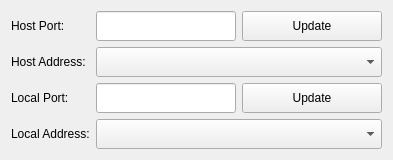
            <widget class="QWidget" name="page_5">
             <layout class="QVBoxLayout" name="verticalLayout_4">
              <item>
               <layout class="QGridLayout" name="gridLayout_5">
                <item row="0" column="2">
                 <widget class="QPushButton" name="btn_host_update">
                  <property name="sizePolicy">
                   <sizepolicy hsizetype="MinimumExpanding" vsizetype="Maximum">
                    <horstretch>30</horstretch>
                    <verstretch>0</verstretch>
                   </sizepolicy>
                  </property>
                  <property name="minimumSize">
                   <size>
                    <width>0</width>
                    <height>30</height>
                   </size>
                  </property>
                  <property name="maximumSize">
                   <size>
                    <width>150</width>
                    <height>30</height>
                   </size>
                  </property>
                  <property name="text">
                   <string>Update</string>
                  </property>
                 </widget>
                </item>
                <item row="0" column="1">
                 <widget class="QLineEdit" name="txt_host_port">
                  <property name="sizePolicy">
                   <sizepolicy hsizetype="MinimumExpanding" vsizetype="Maximum">
                    <horstretch>30</horstretch>
                    <verstretch>0</verstretch>
                   </sizepolicy>
                  </property>
                  <property name="minimumSize">
                   <size>
                    <width>50</width>
                    <height>30</height>
                   </size>
                  </property>
                  <property name="maximumSize">
                   <size>
                    <width>10000</width>
                    <height>30</height>
                   </size>
                  </property>
                  <property name="inputMask">
                   <string notr="true"/>
                  </property>
                  <property name="text">
                   <string notr="true"/>
                  </property>
                  <property name="maxLength">
                   <number>10</number>
                  </property>
                 </widget>
                </item>
                <item row="1" column="0">
                 <widget class="QLabel" name="textBrowser_16">
                  <property name="sizePolicy">
                   <sizepolicy hsizetype="Fixed" vsizetype="Maximum">
                    <horstretch>0</horstretch>
                    <verstretch>0</verstretch>
                   </sizepolicy>
                  </property>
                  <property name="minimumSize">
                   <size>
                    <width>0</width>
                    <height>30</height>
                   </size>
                  </property>
                  <property name="maximumSize">
                   <size>
                    <width>10000</width>
                    <height>30</height>
                   </size>
                  </property>
                  <property name="text">
                   <string>Host Address:</string>
                  </property>
                 </widget>
                </item>
                <item row="2" column="0">
                 <widget class="QLabel" name="textBrowser_18">
                  <property name="sizePolicy">
                   <sizepolicy hsizetype="Fixed" vsizetype="Maximum">
                    <horstretch>0</horstretch>
                    <verstretch>0</verstretch>
                   </sizepolicy>
                  </property>
                  <property name="minimumSize">
                   <size>
                    <width>0</width>
                    <height>30</height>
                   </size>
                  </property>
                  <property name="maximumSize">
                   <size>
                    <width>10000</width>
                    <height>30</height>
                   </size>
                  </property>
                  <property name="text">
                   <string>Local Port:</string>
                  </property>
                 </widget>
                </item>
                <item row="0" column="0">
                 <widget class="QLabel" name="textBrowser_15">
                  <property name="sizePolicy">
                   <sizepolicy hsizetype="Fixed" vsizetype="Maximum">
                    <horstretch>0</horstretch>
                    <verstretch>0</verstretch>
                   </sizepolicy>
                  </property>
                  <property name="minimumSize">
                   <size>
                    <width>0</width>
                    <height>30</height>
                   </size>
                  </property>
                  <property name="maximumSize">
                   <size>
                    <width>10000</width>
                    <height>30</height>
                   </size>
                  </property>
                  <property name="text">
                   <string>Host Port:</string>
                  </property>
                 </widget>
                </item>
                <item row="3" column="0">
                 <widget class="QLabel" name="textBrowser_19">
                  <property name="sizePolicy">
                   <sizepolicy hsizetype="Fixed" vsizetype="Maximum">
                    <horstretch>0</horstretch>
                    <verstretch>0</verstretch>
                   </sizepolicy>
                  </property>
                  <property name="minimumSize">
                   <size>
                    <width>0</width>
                    <height>30</height>
                   </size>
                  </property>
                  <property name="maximumSize">
                   <size>
                    <width>10000</width>
                    <height>30</height>
                   </size>
                  </property>
                  <property name="text">
                   <string>Local Address:</string>
                  </property>
                 </widget>
                </item>
                <item row="2" column="1">
                 <widget class="QLineEdit" name="txt_local_port">
                  <property name="sizePolicy">
                   <sizepolicy hsizetype="MinimumExpanding" vsizetype="Maximum">
                    <horstretch>30</horstretch>
                    <verstretch>0</verstretch>
                   </sizepolicy>
                  </property>
                  <property name="minimumSize">
                   <size>
                    <width>50</width>
                    <height>30</height>
                   </size>
                  </property>
                  <property name="maximumSize">
                   <size>
                    <width>10000</width>
                    <height>30</height>
                   </size>
                  </property>
                  <property name="inputMask">
                   <string notr="true"/>
                  </property>
                  <property name="text">
                   <string notr="true"/>
                  </property>
                  <property name="maxLength">
                   <number>10</number>
                  </property>
                 </widget>
                </item>
                <item row="2" column="2">
                 <widget class="QPushButton" name="btn_local_update">
                  <property name="sizePolicy">
                   <sizepolicy hsizetype="MinimumExpanding" vsizetype="Maximum">
                    <horstretch>30</horstretch>
                    <verstretch>0</verstretch>
                   </sizepolicy>
                  </property>
                  <property name="minimumSize">
                   <size>
                    <width>0</width>
                    <height>30</height>
                   </size>
                  </property>
                  <property name="maximumSize">
                   <size>
                    <width>150</width>
                    <height>30</height>
                   </size>
                  </property>
                  <property name="text">
                   <string>Update</string>
                  </property>
                 </widget>
                </item>
                <item row="1" column="1" colspan="2">
                 <widget class="QComboBox" name="cmbx_host_address">
                  <property name="sizePolicy">
                   <sizepolicy hsizetype="MinimumExpanding" vsizetype="Maximum">
                    <horstretch>30</horstretch>
                    <verstretch>0</verstretch>
                   </sizepolicy>
                  </property>
                  <property name="minimumSize">
                   <size>
                    <width>50</width>
                    <height>30</height>
                   </size>
                  </property>
                  <property name="maximumSize">
                   <size>
                    <width>10000</width>
                    <height>30</height>
                   </size>
                  </property>
                  <property name="baseSize">
                   <size>
                    <width>0</width>
                    <height>0</height>
                   </size>
                  </property>
                  <property name="sizeAdjustPolicy">
                   <enum>QComboBox::AdjustToContents</enum>
                  </property>
                 </widget>
                </item>
                <item row="3" column="1" colspan="2">
                 <widget class="QComboBox" name="cmbx_local_address">
                  <property name="sizePolicy">
                   <sizepolicy hsizetype="MinimumExpanding" vsizetype="Maximum">
                    <horstretch>30</horstretch>
                    <verstretch>0</verstretch>
                   </sizepolicy>
                  </property>
                  <property name="minimumSize">
                   <size>
                    <width>286</width>
                    <height>30</height>
                   </size>
                  </property>
                  <property name="maximumSize">
                   <size>
                    <width>10000</width>
                    <height>30</height>
                   </size>
                  </property>
                  <property name="baseSize">
                   <size>
                    <width>0</width>
                    <height>0</height>
                   </size>
                  </property>
                  <property name="sizeAdjustPolicy">
                   <enum>QComboBox::AdjustToContents</enum>
                  </property>
                 </widget>
                </item>
               </layout>
              </item>
              <item>
               <spacer name="verticalSpacer_4">
                <property name="orientation">
                 <enum>Qt::Vertical</enum>
                </property>
                <property name="sizeType">
                 <enum>QSizePolicy::Expanding</enum>
                </property>
                <property name="sizeHint" stdset="0">
                 <size>
                  <width>0</width>
                  <height>0</height>
                 </size>
                </property>
               </spacer>
              </item>
             </layout>
            </widget>
